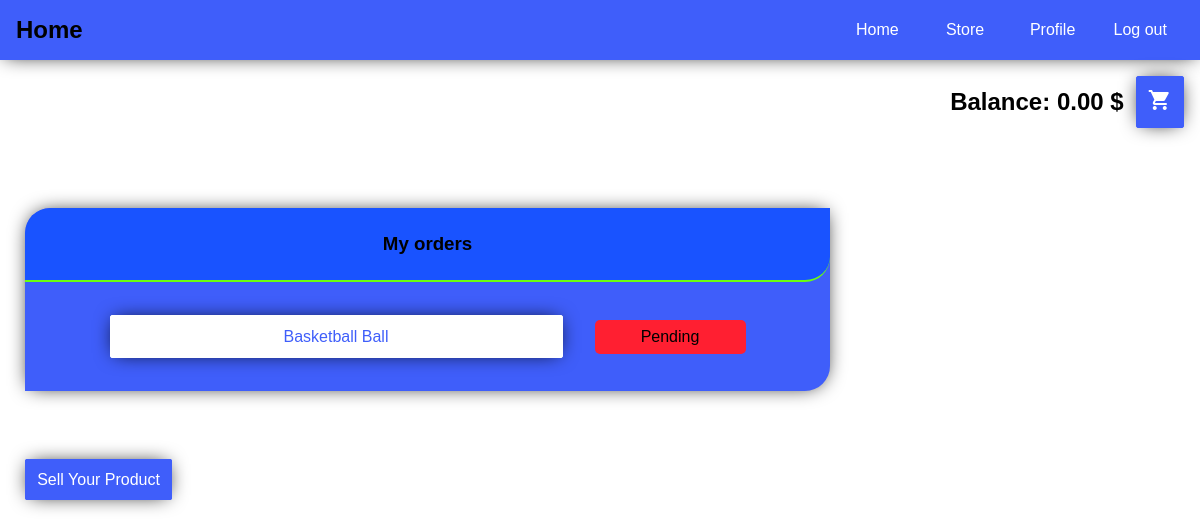
/ecommerce/ (signed in), run on an earlier commit of the app's database.
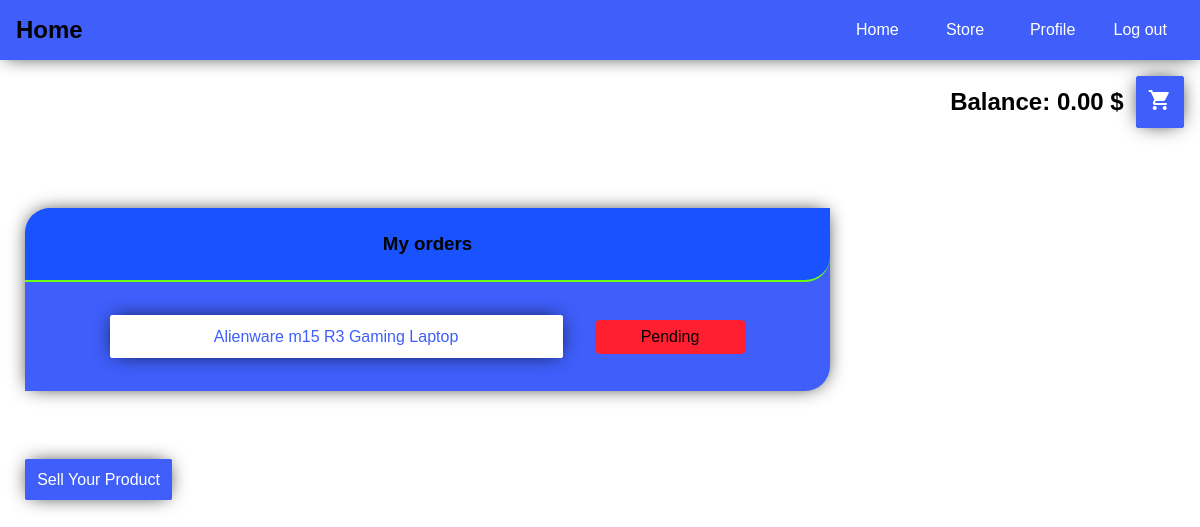
And on a later commit of the database.
### user/models.py (models this page shows, shortened)
class User(AbstractUser):
    username = models.CharField(max_length=30, unique=True)
    email = models.EmailField(max_length=60, unique=True)
    balance = models.DecimalField(default=0, max_digits=10, decimal_places=2, validators=[MinValueValidator(Decimal('0'))])
    first_name = models.CharField(max_length=60, null=True, blank=True)
    last_name = models.CharField(max_length=60, null=True, blank=True)
    is_admin = models.BooleanField(default=False)
    is_active = models.BooleanField(default=True)
    is_staff = models.BooleanField(default=False)
    is_superuser = models.BooleanField(default=False)
    date_joined = models.DateTimeField(auto_now_add=True)
    last_login = models.DateTimeField(auto_now=True)
    ACCOUNT_TYPE_CHOICES = [
        ('Premium', 'premium'),
        ('Default', 'default')
    ]
    account_type = models.CharField(max_length=20, choices=ACCOUNT_TYPE_CHOICES, default='default')
    USERNAME_FIELD = 'username'
    objects = UserManager()

### ecommerce/models.py (models this page shows, shortened)
class Order(models.Model):
    item = models.ForeignKey(to='Item', on_delete=models.CASCADE)
    cart = models.ForeignKey(to='Cart', on_delete=models.CASCADE)
    user = models.ForeignKey(to=User, on_delete=models.DO_NOTHING)
    price = models.DecimalField(default=0, max_digits=10, decimal_places=2,
                                validators=[MinValueValidator(Decimal('0'))])
    ordered = models.DateTimeField(auto_now_add=True)
    StatusChoices = [
        ('Pending', 'pending'),
        ('Shipped', 'shipped'),
        ('Delivered', 'delivered')
    ]
    status = models.CharField(choices=StatusChoices, max_length=30, default='Pending')

class Item(models.Model):
    name = models.CharField(max_length=200)
    tag = models.ManyToManyField(to='Tag')
    user = models.ForeignKey(to=User, on_delete=models.DO_NOTHING)
    quantity = models.PositiveIntegerField(default=1)
    available = models.BooleanField(default=True)
    price = models.DecimalField(default=0, max_digits=10, decimal_places=2,
                                validators=[MinValueValidator(Decimal('0'))])
    def __str__(self) -> str:
        return self.name

### ecommerce/views.py (the view)
# urls.py: path('', HomeView.as_view(), name='home'),
@method_decorator(login_required, name='dispatch')
class HomeView(View):
    template_name = 'ecommerce/home.html'
    def get(self, request, *args, **kwargs) -> 'HttpResponse':
        user = request.user
        orders = user.order_set.all()
        return render(request, self.template_name, {
            'user': user,
            'orders': orders
        })

### templates/ecommerce/home.html (shortened to what this page needs)
{% extends 'ecommerce/base.html' %}
{% block current_page %}
    Home
{% endblock %}
{% block page-content %}
    <div class="card large" style="min-width: 350px">
        <header>
            <h3>My orders</h3>
        </header>
        <section>
            <ul class="orders">
                {% for order in orders %}
                    <li>
                        <a href="{% url 'ecommerce:order' order.pk %}" class="btn btn-white">
                            {{ order.item }}
                        </a>
                        <span class="order-status {{ order.status|lower }}">{{ order.status }}</span>
                    </li>
                {% endfor %}
            </ul>
        </section>
    </div>
    <div style="margin-top: 5em;">
        <a class="btn" href="{% url 'ecommerce:create_item' %}">Sell Your Product</a>
    </div>
{% endblock %}

### templates/ecommerce/base.html (shortened to what this page needs)
{% extends 'base.html' %}
{% block navigation %}
    <nav class="navbar">
        <h2 class="nav-current-page">
            {% block current_page %}
            {% endblock %}
        </h2>
        <ul class="nav-links">
            <li>
                <a href="{% url 'ecommerce:home' %}">Home</a>
            </li>
            <li>
                <a href="{% url 'ecommerce:store' %}">Store</a>
            </li>
            <li>
                <a href="{% url 'ecommerce:profile' %}">Profile</a>
            </li>
            <li>
                <a href="{% url 'user:logout' %}" class="logout-link">Log out</a>
            </li>
        </ul>
    </nav>
    <div style="flex-direction: row-reverse; justify-content: right; margin-right: 1em; margin-top: 1em; display: flex">
        <a href="{% url 'ecommerce:cart' user.cart_set.last.id %}" class="btn"><span class="material-icons">
</span></a>
        <h2 style="margin: auto 0.5em auto 0; display: inline-block;">Balance: {{ user.balance }} $</h2>
    </div>
{% endblock %}
{% block content %}
    <div class="page-wrapper">
        {% block page-content %}
        {% endblock %}
    </div>
{% endblock %}

### templates/base.html (shortened to what this page needs)
<!DOCTYPE html>
<html lang="en">
<head>
    {% load static %}
    <link rel="stylesheet" href="{% static 'main.css' %}"/>
</head>
<body>
{% block navigation %}
{% endblock %}
{% block content %}
{% endblock %}
</body>
</html>

### static/main.css (style rules this page uses)
:root { --blue: #3f5efa; --dark-blue: #1953ff; --lime: #6aff0e; --graphite: #242121; --green: #19b501; --red: #ff1f31; --orange: #f8a00a; }
* { margin: 0; padding: 0; }
body { font-family: Consolas, Arial, sans-serif; }
a { text-decoration: none; cursor: pointer; color: black; }
.btn { padding: 0.7em; box-sizing: border-box; box-shadow: 0 0 20px -5px black; background-color: var(--blue); border: 1px solid var(--blue); border-radius: 2px; cursor: pointer; color: white; }
.btn-white { background-color: white; color: var(--blue); border-color: white; }
.page-wrapper { margin: 5em 25px; }
.orders { list-style: none; }
.orders li { display: grid; margin: 0.5em 0; grid-template-columns: 60% 20%; justify-content: center; grid-column-gap: 2em; }
.orders a { margin: auto 0; display: inline-block; }
.order-status { display: inline-block; padding: 0.5em; margin: auto 0; box-sizing: border-box; border-radius: 5px; }
.pending { background-color: var(--red); }

### static/components/navbar.css (style rules this page uses)
.navbar { display: flex; justify-content: space-between; box-sizing: border-box; box-shadow: 0 0 20px -5px black; width: 100%; padding: 1em; background-color: var(--blue); min-height: 60px; }
.nav-current-page { flex: 7; }
.nav-links { display: flex; flex: 3; }
.nav-links li { display: flex; list-style: none; flex: 1; justify-content: center; text-align: center; }
.nav-links a { display: inline-block; margin: auto 0; color: white; }

### static/components/card.css (style rules this page uses)
.card { background-color: var(--blue); border-bottom-right-radius: 25px; border-top-left-radius: 25px; box-sizing: border-box; text-align: center; overflow: hidden; box-shadow: 0 0 20px -5px black; }
.card > header { position: relative; border-top-left-radius: 25px; border-bottom-right-radius: 25px; border-bottom: 2px solid var(--lime); padding: 25px; box-sizing: border-box; top: 0; left: 0; background-color: var(--dark-blue); }
.card > section { border-top-left-radius: 25px; border-bottom-right-radius: 25px; padding: 25px; box-sizing: border-box; }
.large { width: 70%; min-width: 350px }

What changed in the data, as far as the page shows it:
removed Order: item "Basketball Ball", status "Pending"
added Order: item "Alienware m15 R3 Gaming Laptop", status "Pending"
